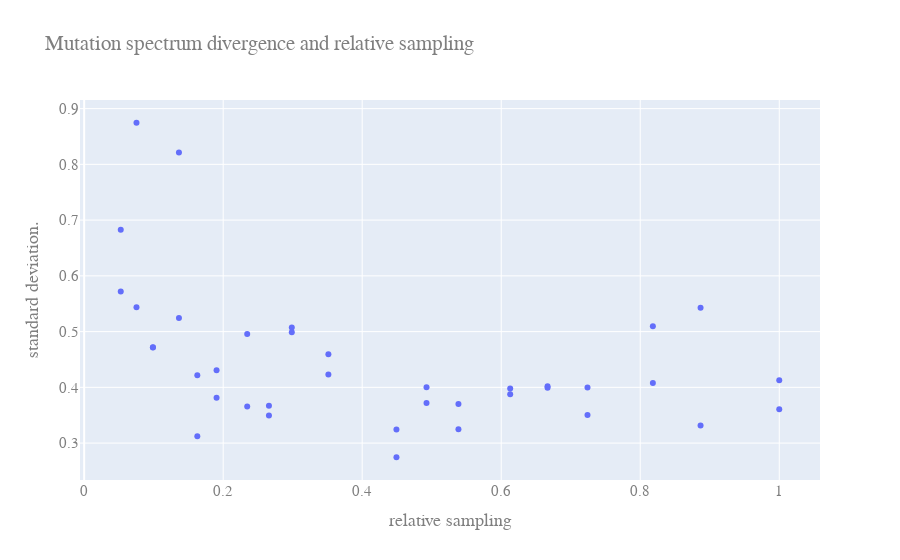

This figure's notebook cell:
### Markdown cell above
> plotting

### Code cell
from _plotly_future_ import v4_subplots
import plotly.graph_objs as go
from plotly.offline import download_plotlyjs, init_notebook_mode, plot, iplot
from plotly.graph_objs import *

from ipywidgets import interact, interactive, fixed, interact_manual
import ipywidgets as widgets
init_notebook_mode(connected=True)

####
####
fig= [go.Scatter(
    x= pop_proportions,
    y= grid_var, 
    mode= 'markers'
)]

layout= go.Layout(
    title= 'Mutation spectrum divergence and relative sampling',
    xaxis= dict(
        title= 'relative sampling'
    ),
    yaxis= dict(
        title= 'standard deviation.'
    ),
    font=dict(
        family="Courier New, monospace",
        size=15,
        color="#7f7f7f"
    )
)

figure= go.Figure(data= fig,layout= layout)

iplot(figure)

### Figure 1 — Plotly figure (JSON) as saved in the notebook; plotly's stock layout.template omitted (floating-point values rounded to 4 significant figures)
{"data": [{"mode": "markers", "type": "scatter", "x": [0.05263, 0.05263, 0.07527, 0.07527, 0.0989, 0.0989, 0.1364, 0.1364, 0.1628, 0.1628, 0.1905, 0.1905, 0.2346, 0.2346, 0.2658, 0.2658, 0.2987, 0.2987, 0.3514, 0.3514, 0.4493, 0.4493, 0.4925, 0.4925, 0.5385, 0.5385, 0.6129, 0.6129, 0.6667, 0.6667, 0.7241, 0.7241, 0.8182, 0.8182, 0.8868, 0.8868, 1, 1], "y": [0.6829, 0.572, 0.8746, 0.5435, 0.4719, 0.4715, 0.8215, 0.5244, 0.4219, 0.3121, 0.3813, 0.4308, 0.4956, 0.3657, 0.3669, 0.3496, 0.5075, 0.4988, 0.4228, 0.4592, 0.2746, 0.3243, 0.4, 0.3718, 0.3701, 0.3247, 0.3878, 0.3981, 0.402, 0.3992, 0.3996, 0.3506, 0.5097, 0.4077, 0.543, 0.3317, 0.3608, 0.4126]}], "layout": {"font": {"color": "#7f7f7f", "family": "Courier New, monospace", "size": 15}, "title": {"text": "Mutation spectrum divergence and relative sampling"}, "xaxis": {"title": {"text": "relative sampling"}}, "yaxis": {"title": {"text": "standard deviation."}}}}
